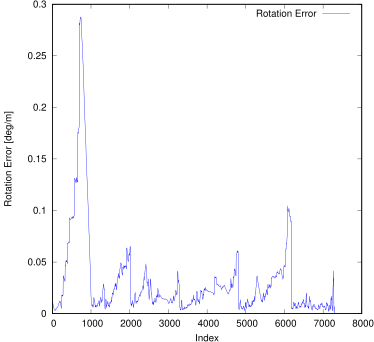

Write the gnuplot code that produced this figure.
set term postscript eps enhanced color
set output "04_ri.eps"
set size ratio 1
set yrange [0:*]
set xlabel "Index"
set ylabel "Rotation Error [deg/m]"
plot "04_ri.txt" using 1:($2*57.3) title 'Rotation Error' lc rgb "#0000FF" pt 2 w lines
